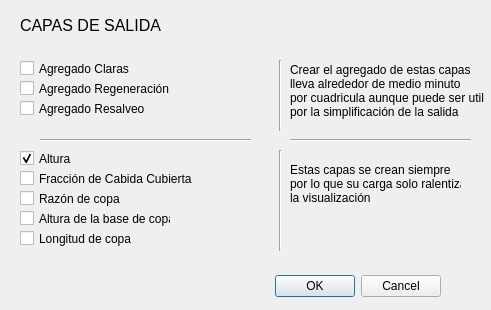
<?xml version="1.0" encoding="UTF-8"?>
<ui version="4.0">
 <class>SalidaDialog</class>
 <widget class="QDialog" name="SalidaDialog">
  <property name="geometry">
   <rect>
    <x>0</x>
    <y>0</y>
    <width>491</width>
    <height>310</height>
   </rect>
  </property>
  <property name="windowTitle">
   <string>SilviLiDAR</string>
  </property>
  <widget class="QDialogButtonBox" name="button_box">
   <property name="geometry">
    <rect>
     <x>270</x>
     <y>270</y>
     <width>171</width>
     <height>32</height>
    </rect>
   </property>
   <property name="orientation">
    <enum>Qt::Horizontal</enum>
   </property>
   <property name="standardButtons">
    <set>QDialogButtonBox::Cancel|QDialogButtonBox::Ok</set>
   </property>
  </widget>
  <widget class="QLabel" name="label_4">
   <property name="geometry">
    <rect>
     <x>20</x>
     <y>10</y>
     <width>171</width>
     <height>31</height>
    </rect>
   </property>
   <property name="font">
    <font>
     <pointsize>12</pointsize>
     <weight>50</weight>
     <bold>false</bold>
    </font>
   </property>
   <property name="text">
    <string>CAPAS DE SALIDA</string>
   </property>
  </widget>
  <widget class="Line" name="line_4">
   <property name="geometry">
    <rect>
     <x>270</x>
     <y>60</y>
     <width>20</width>
     <height>71</height>
    </rect>
   </property>
   <property name="orientation">
    <enum>Qt::Vertical</enum>
   </property>
  </widget>
  <widget class="QLabel" name="label_14">
   <property name="geometry">
    <rect>
     <x>290</x>
     <y>150</y>
     <width>171</width>
     <height>81</height>
    </rect>
   </property>
   <property name="text">
    <string>Estas capas se crean siempre
por lo que su carga solo ralentiza
la visualización
</string>
   </property>
  </widget>
  <widget class="Line" name="line_5">
   <property name="geometry">
    <rect>
     <x>40</x>
     <y>130</y>
     <width>211</width>
     <height>20</height>
    </rect>
   </property>
   <property name="orientation">
    <enum>Qt::Horizontal</enum>
   </property>
  </widget>
  <widget class="QLabel" name="label_15">
   <property name="geometry">
    <rect>
     <x>290</x>
     <y>50</y>
     <width>211</width>
     <height>81</height>
    </rect>
   </property>
   <property name="text">
    <string>Crear el agregado de estas capas
lleva alrededor de medio minuto 
por cuadricula aunque puede ser util
por la simplificación de la salida</string>
   </property>
  </widget>
  <widget class="QCheckBox" name="checkBox_claras">
   <property name="geometry">
    <rect>
     <x>20</x>
     <y>60</y>
     <width>221</width>
     <height>17</height>
    </rect>
   </property>
   <property name="text">
    <string>Agregado Claras</string>
   </property>
  </widget>
  <widget class="QCheckBox" name="checkBox_regeneracion">
   <property name="geometry">
    <rect>
     <x>20</x>
     <y>80</y>
     <width>221</width>
     <height>17</height>
    </rect>
   </property>
   <property name="text">
    <string>Agregado Regeneración</string>
   </property>
  </widget>
  <widget class="QCheckBox" name="checkBox_resalveo">
   <property name="geometry">
    <rect>
     <x>20</x>
     <y>100</y>
     <width>251</width>
     <height>17</height>
    </rect>
   </property>
   <property name="text">
    <string>Agregado Resalveo</string>
   </property>
  </widget>
  <widget class="QCheckBox" name="checkBox_altura">
   <property name="geometry">
    <rect>
     <x>20</x>
     <y>150</y>
     <width>151</width>
     <height>17</height>
    </rect>
   </property>
   <property name="text">
    <string>Altura </string>
   </property>
   <property name="checked">
    <bool>true</bool>
   </property>
  </widget>
  <widget class="QCheckBox" name="checkBox_fcc">
   <property name="geometry">
    <rect>
     <x>20</x>
     <y>170</y>
     <width>181</width>
     <height>17</height>
    </rect>
   </property>
   <property name="text">
    <string>Fracción de Cabida Cubierta</string>
   </property>
  </widget>
  <widget class="QCheckBox" name="checkBox_rc">
   <property name="geometry">
    <rect>
     <x>20</x>
     <y>190</y>
     <width>151</width>
     <height>17</height>
    </rect>
   </property>
   <property name="text">
    <string>Razón de copa</string>
   </property>
  </widget>
  <widget class="QCheckBox" name="checkBox_hbc">
   <property name="geometry">
    <rect>
     <x>20</x>
     <y>210</y>
     <width>151</width>
     <height>17</height>
    </rect>
   </property>
   <property name="text">
    <string>Altura de la base de copa</string>
   </property>
  </widget>
  <widget class="QCheckBox" name="checkBox_lc">
   <property name="geometry">
    <rect>
     <x>20</x>
     <y>230</y>
     <width>151</width>
     <height>17</height>
    </rect>
   </property>
   <property name="text">
    <string>Longitud de copa</string>
   </property>
  </widget>
  <widget class="Line" name="line_6">
   <property name="geometry">
    <rect>
     <x>290</x>
     <y>130</y>
     <width>181</width>
     <height>20</height>
    </rect>
   </property>
   <property name="orientation">
    <enum>Qt::Horizontal</enum>
   </property>
  </widget>
  <widget class="Line" name="line_7">
   <property name="geometry">
    <rect>
     <x>270</x>
     <y>150</y>
     <width>20</width>
     <height>101</height>
    </rect>
   </property>
   <property name="orientation">
    <enum>Qt::Vertical</enum>
   </property>
  </widget>
 </widget>
 <resources/>
 <connections>
  <connection>
   <sender>button_box</sender>
   <signal>accepted()</signal>
   <receiver>SalidaDialog</receiver>
   <slot>accept()</slot>
   <hints>
    <hint type="sourcelabel">
     <x>20</x>
     <y>20</y>
    </hint>
    <hint type="destinationlabel">
     <x>20</x>
     <y>20</y>
    </hint>
   </hints>
  </connection>
  <connection>
   <sender>button_box</sender>
   <signal>rejected()</signal>
   <receiver>SalidaDialog</receiver>
   <slot>reject()</slot>
   <hints>
    <hint type="sourcelabel">
     <x>20</x>
     <y>20</y>
    </hint>
    <hint type="destinationlabel">
     <x>20</x>
     <y>20</y>
    </hint>
   </hints>
  </connection>
 </connections>
</ui>
